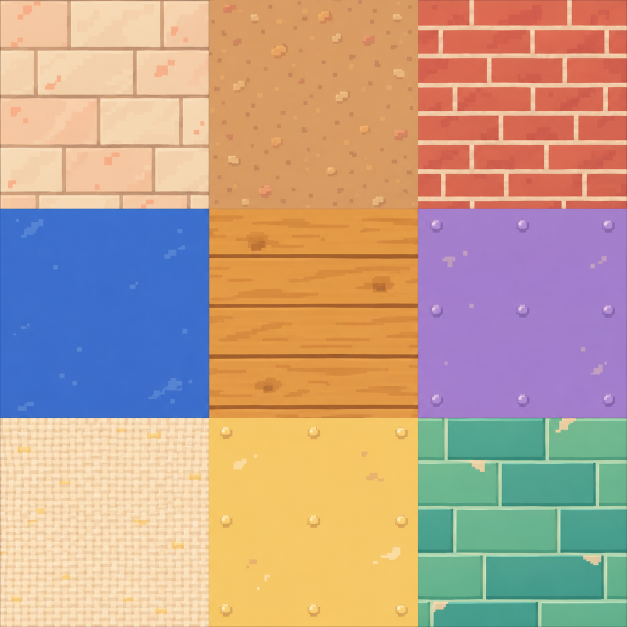
#> input picture docs/art/park-texture-experiment/imagegen-atlas.png, 1254 x 1254 px (shown at 1/2 size); its folder holds 2 pictures in this run
$ python build_park_texture_tiles.py
#> lines starting #> are read from the running program, lines starting #| are printed output that depends on the picture
"""Extract repeatable pixel detail from the ImageGen park material atlases."""
from pathlib import Path

from PIL import Image, ImageOps, ImageStat

ROOT = Path(__file__).resolve().parents[2]
SOURCE = ROOT / "docs/art/park-texture-experiment"
DESTINATION = ROOT / "assets/textures/park_experiment"
CELLS = (
    ("pavers", 2.9), ("gravel", 1.65), ("brick", 2.1),
    ("concrete", 2.35), ("wood", 2.15), ("metal", 2.05),
    ("canvas", 2.25), ("enamel", 2.15), ("ceramic", 2.4),
)
SCENERY = (
    ("bark", 1.5), ("foliage", 1.45), ("turf", 1.75),
    ("lacquer", 2.1), ("rubber", 1.85), ("brushed_steel", 2.4),
    ("lamp_glass", 1.6), ("cast_iron", 2.15), ("mortar", 2.1),
)


def build(filename, cells, margin=3):
#> called with filename = 'imagegen-atlas.png', margin = 3
    atlas = Image.open(SOURCE / filename).convert("RGB")
#> atlas is the input picture: PIL image 1254x1254 RGB; mean R, G, B 189.6, 160.9, 140
    DESTINATION.mkdir(parents=True, exist_ok=True)
    for index, (name, gain) in enumerate(cells):
        row, column = divmod(index, 3)
        x0, x1 = round(column * atlas.width / 3), round((column + 1) * atlas.width / 3)
        y0, y1 = round(row * atlas.height / 3), round((row + 1) * atlas.height / 3)
        cell = atlas.crop((x0+margin, y0+margin, x1-margin, y1-margin))
        pixels = ImageOps.grayscale(cell).resize((48, 48), Image.Resampling.BOX)
        mean = ImageStat.Stat(pixels).mean[0]
        detail = pixels.point([round(max(0, min(255, 128 + (i-mean)*gain))) for i in range(256)])
        tile = Image.new("L", (96, 96))
        tile.paste(detail, (0, 0))
        tile.paste(ImageOps.mirror(detail), (48, 0))
        tile.paste(ImageOps.flip(detail), (0, 48))
        tile.paste(ImageOps.flip(ImageOps.mirror(detail)), (48, 48))
        tile.save(DESTINATION / f"{name}.png", optimize=True)
#> this loop made 9 passes
#> mean on passes 1 to 9: 208.8, 166.7, 148.5, 106.3, 158.6, 146.1, 221, 202.7, 148.1
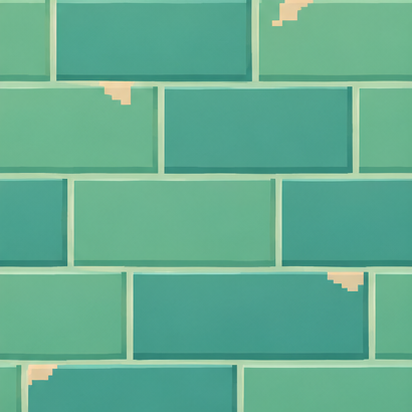
#> cell: PIL image 412x412 RGB; mean R, G, B 99.5, 173.3, 144.4
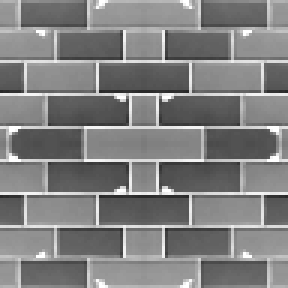
#> tile: PIL image 96x96 L (shown 3 times larger); min 41, max 255, mean 127.9


if __name__ == "__main__":
    build("imagegen-atlas.png", CELLS)
    build("imagegen-atlas-scenery.png", SCENERY, margin=5)
#> call 2 of build, with filename = 'imagegen-atlas-scenery.png', margin = 5
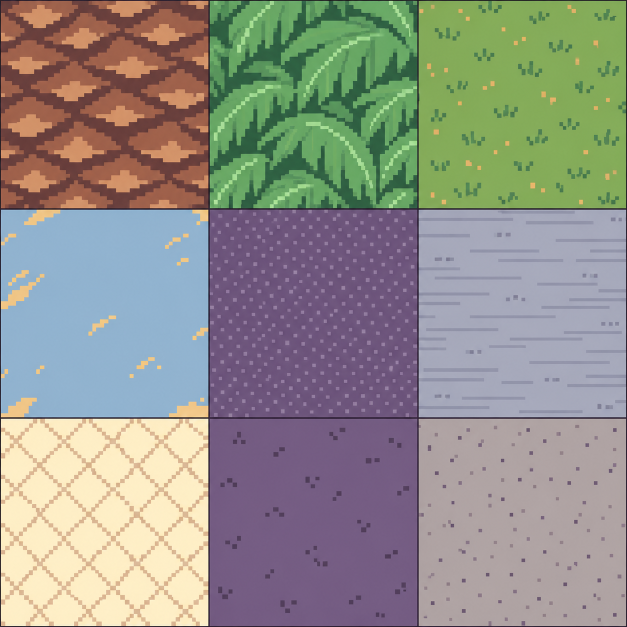
#> input picture docs/art/park-texture-experiment/imagegen-atlas-scenery.png, 1254 x 1254 px (shown at 1/2 size)
#> in build, atlas is the input picture: PIL image 1254x1254 RGB; mean R, G, B 146.1, 145.3, 137.4
#> the loop in build (call 2), `for index, (name, gain) in enumerate(cells):` made 9 passes
#> mean on passes 1 to 9: 108.2, 123.4, 148.3, 173.3, 100.2, 166.7, 229.3, 103.2, 165.1
#> pass 1, in build (call 2), `pixels = ImageOps.grayscale(cell).resize((48, 48), Image.Resampling.BOX)`:
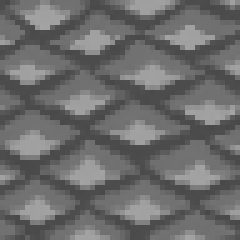
#> pixels: PIL image 48x48 L (shown 5 times larger); min 72, max 164, mean 108.2
#> pass 1, in build (call 2), `tile.save(DESTINATION / f"{name}.png", optimize=True)`:
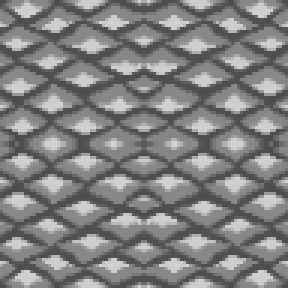
#> saved as bark.png: PIL image 96x96 L (shown 3 times larger); min 74, max 212, mean 128
#> after the loop in build (call 2), `for index, (name, gain) in enumerate(cells):`:
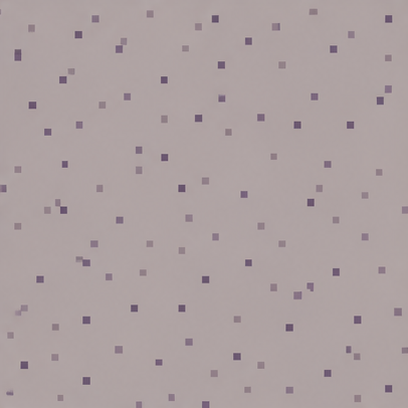
#> cell: PIL image 408x408 RGB; mean R, G, B 173.5, 161.2, 161.8
#> after the loop in build (call 2), `for index, (name, gain) in enumerate(cells):`:
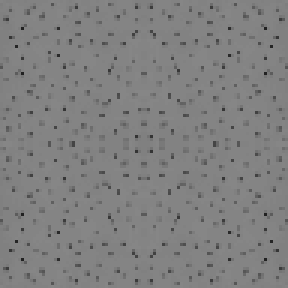
#> tile: PIL image 96x96 L (shown 3 times larger); min 33, max 134, mean 128
